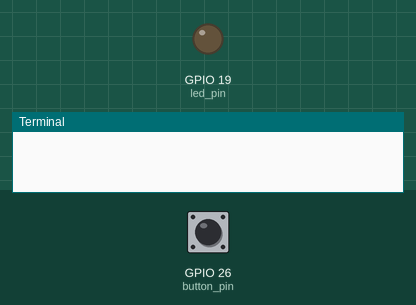
This program was run on a simulated Raspberry Pi (BCM pin numbers). On the bench: output pins drawn as LEDs (lit = HIGH), the last lines printed to the terminal. The inputs (shaded band) are chosen by the test bench; at power-on: GPIO 26 (button_pin) HIGH.

Above: at 1.2 s.
1.3 s: GPIO 26 (button_pin) pulled LOW for 0.15 s
At 2.5 s:
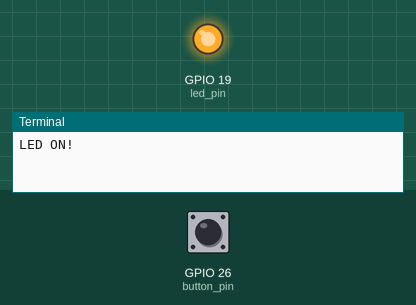
2.9 s: GPIO 26 (button_pin) pulled LOW for 1 s
At 3.9 s:
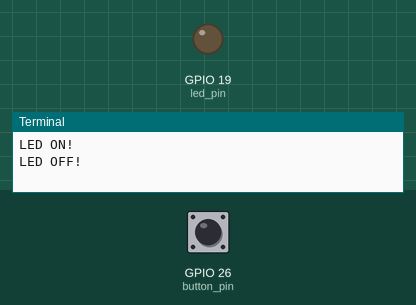
5.4 s: GPIO 26 (button_pin) pulled LOW for 3.2 s
At 5.8 s:
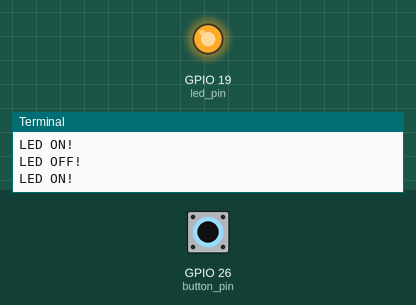
Timing chart, 0 to 8.4 s (numbered marks = the images above; inputs shaded):
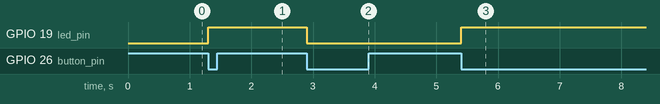

Measured:
- after the input at 1.3 s, GPIO 19 (led_pin): LOW → HIGH at once
- after the input at 2.9 s, GPIO 19 (led_pin): HIGH → LOW at once
- after the input at 5.4 s, GPIO 19 (led_pin): LOW → HIGH at once

The program:

Btn_LED.py
```python
import RPi.GPIO as GPIO
import time

GPIO.setmode(GPIO.BCM)

button_pin = 26
led_pin = 19

GPIO.setup(button_pin, GPIO.IN, pull_up_down=GPIO.PUD_UP)
GPIO.setup(led_pin, GPIO.OUT)

light_on = False

def button_callback(channel):
    global light_on
    if light_on == False:
        GPIO.output(led_pin, 1)
        print("LED ON!")
    else:
        GPIO.output(led_pin, 0)
        print("LED OFF!")
    light_on = not light_on

GPIO.add_event_detect(button_pin, GPIO.FALLING,
            callback=button_callback, bouncetime=300)

try:
    while 1:
        time.sleep(0.1)
finally:
    GPIO.cleanup()
```
